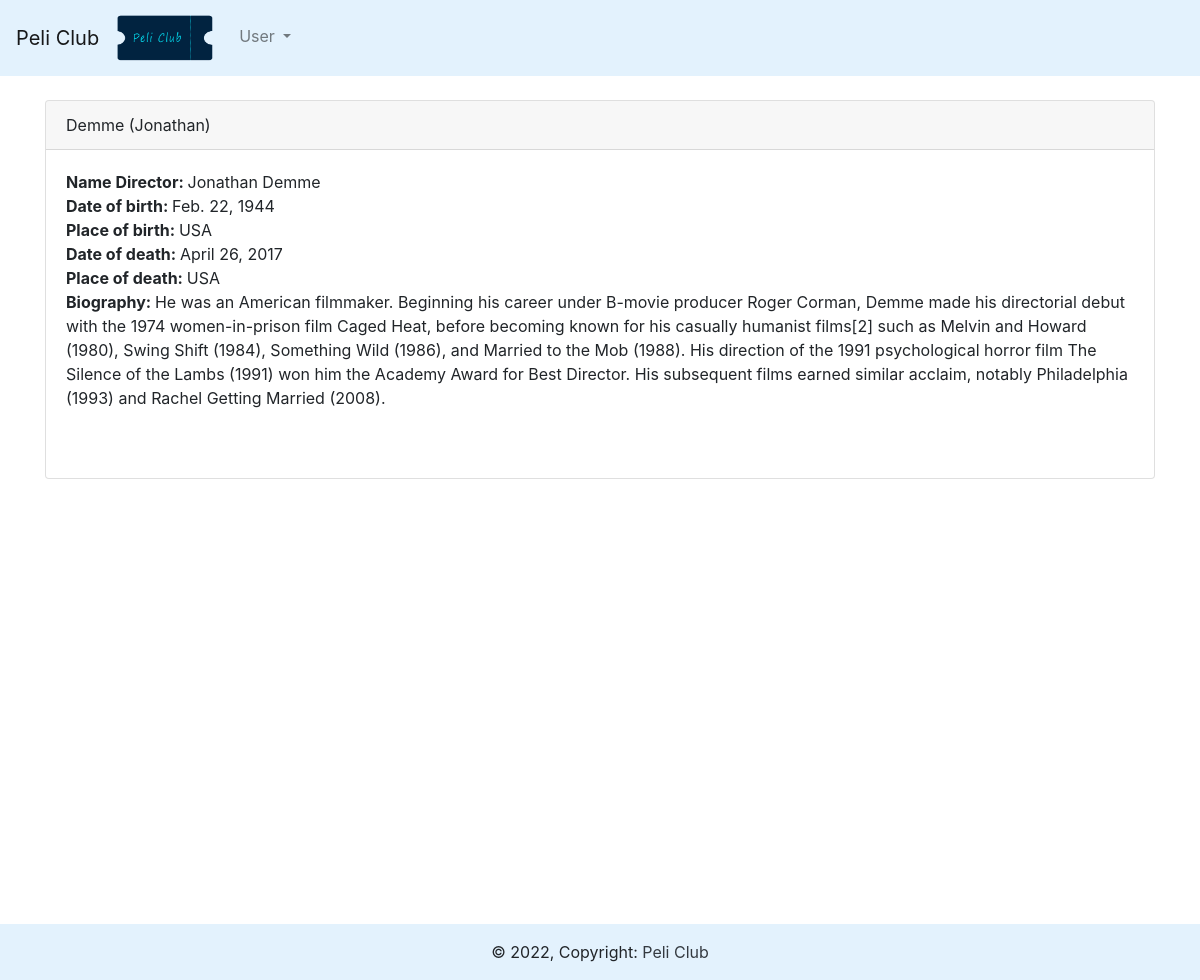
/show_director/2, run on the app's committed database.
### movies/models.py (models this page shows)
class Director(models.Model):
  first_name= models.CharField('First Name', max_length=120)
  last_name= models.CharField('Second Name', max_length=120)
  date_of_birth= models.DateField(null=True, blank=True)
  date_of_death= models.DateField('Died',null=True, blank=True)
  place_of_birth= models.CharField(max_length=120)
  place_of_death= models.CharField(max_length=120,null=True, blank=True)
  biography=models.TextField(blank=True)
  def __str__(self):
    return '%s (%s)' % (self.last_name, self.first_name)

### movies/views.py (the view)
# urls.py: path('show_director/<director_id>', views.show_director, name='show-director'),
def show_director(request, director_id):
   director = Director.objects.get(pk=director_id)
   return render(request, 'movies/show_director.html',
    {'director':director})

### movies/templates/movies/show_director.html
{% extends 'movies/base.html' %}
{% block content %}
  <div class="card">
    <div class="card-header">
      {{director}}
    </div>
    <div class="card-body">
      <p class="card-text">
        <strong> Name Director: </strong> {{director.first_name }} {{director.last_name }} </br>
        <strong> Date of birth: </strong>{{director.date_of_birth }} </br>
        <strong> Place of birth: </strong>{{director.place_of_birth }} </br>
        <strong> Date of death: </strong>{{director.date_of_death }} </br>
        <strong> Place of death: </strong>{{director.place_of_death }} </br>
        <strong> Biography: </strong>{{director.biography}} </br>
        </a> <br/> </br>
    </div>
  </div>
  {% endblock %}

### data on the page
Director: last_name+first_name "Demme (Jonathan)", first_name "Jonathan", last_name "Demme", date_of_birth "Feb. 22, 1944", place_of_birth "USA", date_of_death "April 26, 2017", place_of_death "USA", biography "He was an American filmmaker. Beginning his career under B-movie producer Roger Corman, Demme made his directorial debut with the 1974 women-in-prison film Caged Heat, before becoming known for his casually humanist films[2] such as Melvin and Howard (1980), Swing Shift (1984), Something Wild (1986), and Married to the Mob (1988). His direction of the 1991 psychological horror film The Silence of the Lambs (1991) won him the Academy Award for Best Director. His subsequent films earned similar acclaim, notably Philadelphia (1993) and Rachel Getting Married (2008)."
